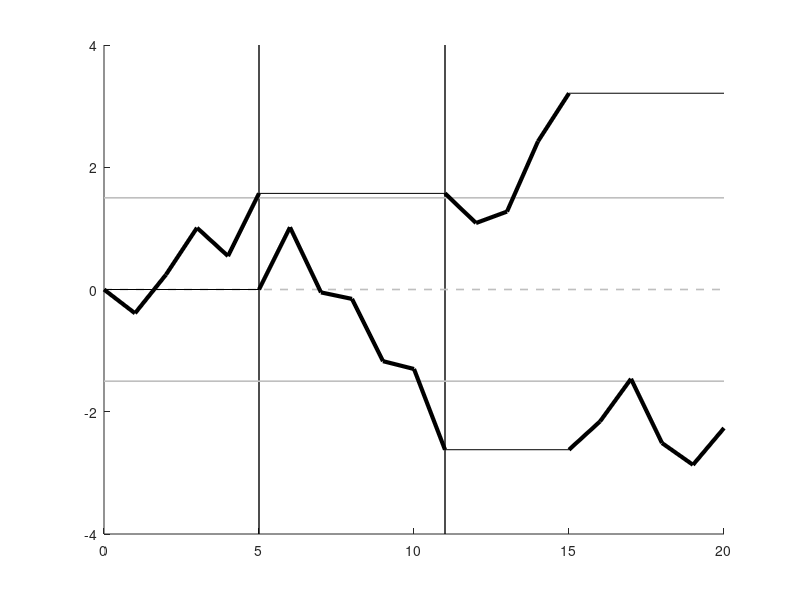

The MATLAB source for this figure: (Note: this script raises an error after producing the figure.)
clear; close all; clc
fs = 14;
fig = figure('Position',[476 410 320 250]);
ax = axes(fig);
hold(ax,'on')
nsmp = 20;
theta = 1.5;
belief = [
    0              0
    -0.3892        0
    0.2431         0
    1.0099         0
    0.5467         0
    1.5724         0
    1.5724    1.0185
    1.5724   -0.0475
    1.5724   -0.1539
    1.5724   -1.1725
    1.5724   -1.3005
    1.5724   -2.6211
    1.0876   -2.6211
    1.2746   -2.6211
    2.4240   -2.6211
    3.2110   -2.6211
    3.2110   -2.1593
    3.2110   -1.4616
    3.2110   -2.5118
    3.2110   -2.8686
    3.2110   -2.2672];
choice = [1 1 1 1 1 2 2 2 2 2 2 1 1 1 1 2 2 2 2 2]';
ev  = diff(belief);          % 20x2 single-trial evidence
% mev = max(abs(ev(:)));       % |evidence| >= mev gives pure blue/orange
mev = 1.4386;

plot([5,5],[-4 4],'-','color','k','LineWidth',1)
plot([11,11],[-4 4],'-','color','k','LineWidth',1)
plot(ax,[0 nsmp],[theta theta],'color',ones(1,3)*0.75,'LineWidth',1.2);
plot(ax,[0 nsmp],[-theta -theta],'color',ones(1,3)*0.75,'LineWidth',1.2);
plot(ax,[0 nsmp],[0 0],'--','color',ones(1,3)*0.75,'LineWidth',1.2);

% Belief trajectories
plot(ax,0:5,belief(1:6,1),'-','LineWidth',3,'color','k');
plot(ax,0:5,belief(1:6,2),'-','LineWidth',.5,'color','k');
plot(ax,5:11,belief(6:12,2),'-','LineWidth',3,'color','k');
plot(ax,5:11,belief(6:12,1),'-','LineWidth',.5,'color','k');
plot(ax,11:15,belief(12:16,1),'-','LineWidth',3,'color','k');
plot(ax,11:15,belief(12:16,2),'-','LineWidth',.5,'color','k');
plot(ax,15:20,belief(16:21,2),'-','LineWidth',3,'color','k');
plot(ax,15:20,belief(16:21,1),'-','LineWidth',.5,'color','k');

% Option 2: triangles colored by evidence
c = belief(2:end,2); c(choice~=2) = nan;
idx = find(~isnan(c));
for j = idx'
    col = evidenceColor(ev(j,2),mev);
    plot(ax,j,c(j),'^','MarkerSize',15,'MarkerFaceColor',col,'MarkerEdgeColor','k','LineWidth',1);
end

ylim(ax,[-4 4]); xlim(ax,[0 nsmp])
set(ax,'color','none','linewidth',1,'tickdir','out','fontsize',fs,'box','off','xtick',[1 8,12,16,20],'xticklabelrotation',0)
xlabel(ax,'sampling trial')
ylabel(ax,'belief')

% Option 1: pentagons colored by evidence
drawPentagons(ax,belief,choice,ev,mev);
% Redraw pentagons whenever figure is resized
fig.SizeChangedFcn = @(~,~) drawPentagons(ax,belief,choice,ev,mev);
set(fig,'PaperPositionMode','auto');

%%
function drawPentagons(ax,belief,choice,ev,mev)
    delete(findobj(ax,'Tag','pentagonMarker'));
    c = belief(2:end,1); c(choice~=1) = nan;
    idx = find(~isnan(c));
    oldUnits = ax.Units; ax.Units = 'pixels'; pos = ax.Position; ax.Units = oldUnits;
    rPix = 8;
    rx = rPix*diff(ax.XLim)/pos(3);
    ry = rPix*diff(ax.YLim)/pos(4);
    ang = pi/2 + (0:4)*2*pi/5;
    for j = idx'
        col = evidenceColor(ev(j,1),mev);
        patch(ax,j+rx*cos(ang),c(j)+ry*sin(ang),col,'EdgeColor','k','LineWidth',1,'Tag','pentagonMarker');
    end
end

function col = evidenceColor(y,m)
    blue   = [0 0.5 1];
    gray   = [0.5 0.5 0.5];
    orange = [1 0.5 0];
    y = max(-m,min(m,y));
    if y < 0
        t = (y+m)/m;
        col = blue*(1-t) + gray*t;
    else
        t = y/m;
        col = gray*(1-t) + orange*t;
    end
end
